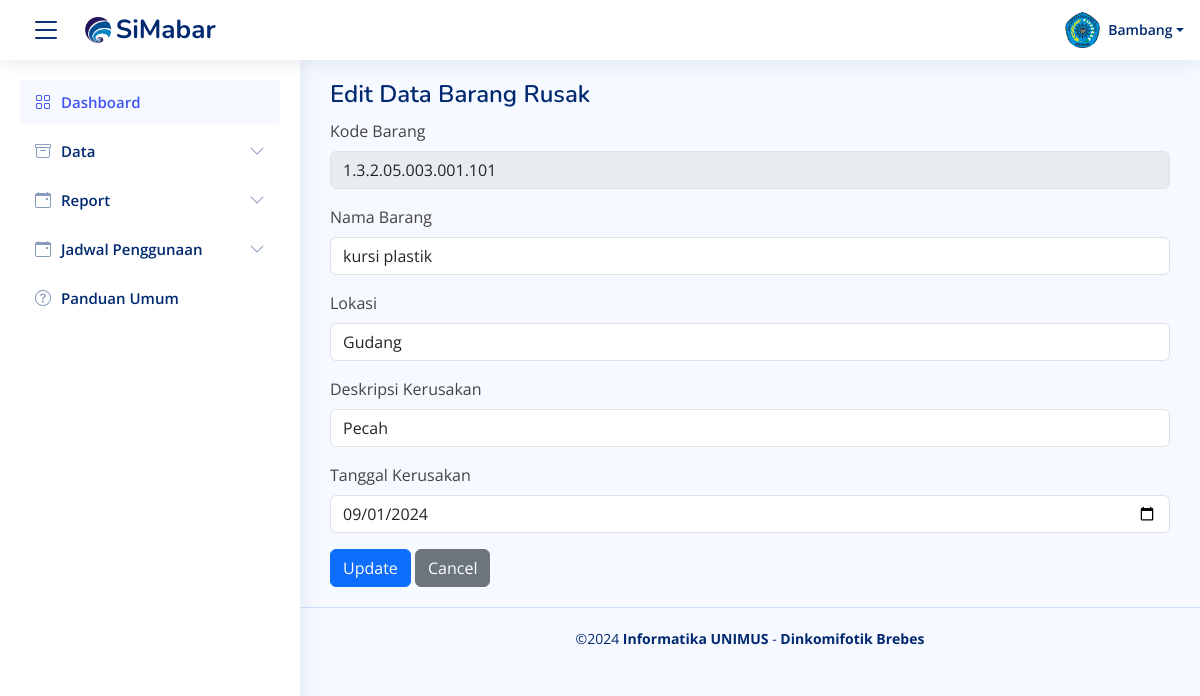
The app's page /edit_rusak.php?id=1.3.2.05.003.001.101 with its own data.
### tables this page shows
CREATE TABLE `barang_rusak` (
  `kode_barang` varchar(50) DEFAULT NULL,
  `nama_barang` varchar(100) DEFAULT NULL,
  `desk_kerusakan` text DEFAULT NULL,
  `tgl_kerusakan` date DEFAULT NULL,
  `ruang_sekarang` varchar(100) DEFAULT NULL
);

CREATE TABLE `data_barang` (
  `kode_barang` varchar(50) NOT NULL,
  `nama_barang` varchar(100) NOT NULL,
  `no_regristrasi` varchar(50) DEFAULT NULL,
  `kode_pemilik` varchar(50) DEFAULT NULL,
  `ruang_asal` varchar(100) DEFAULT NULL,
  `ruang_sekarang` varchar(100) DEFAULT NULL,
  `bid_ruang` varchar(50) DEFAULT NULL,
  `tempat_ruang` varchar(50) DEFAULT NULL,
  `tgl_pembelian` date DEFAULT NULL,
  `tgl_pembukuan` date DEFAULT NULL,
  `merk` varchar(100) DEFAULT NULL,
  `type` varchar(100) DEFAULT NULL,
  `kategori` varchar(100) DEFAULT NULL,
  `ukuran_CC` varchar(50) DEFAULT NULL,
  `no_pabrik` varchar(50) DEFAULT NULL,
  `no_rangka` varchar(50) DEFAULT NULL,
  `no_bpkb` varchar(50) DEFAULT NULL,
  `bahan` varchar(100) DEFAULT NULL,
  `no_mesin` varchar(50) DEFAULT NULL,
  `no_polisi` varchar(50) DEFAULT NULL,
  `kondisi_barang` varchar(50) DEFAULT NULL,
  `masa_manfaat` varchar(50) DEFAULT NULL,
  `harga_awal` decimal(15,2) DEFAULT NULL,
  `harga_total` decimal(15,2) DEFAULT NULL,
  `keterangan` text DEFAULT NULL,
  `foto_barang` varchar(255) DEFAULT NULL
);

### edit_rusak.php (the view, shortened to what this page needs)
<?php
include("component/header.php");
include("koneksi/koneksi.php");
if (isset($_GET['id'])) {
    $kode_barang = mysqli_real_escape_string($conn, $_GET['id']);
    $query = "SELECT db.kode_barang, db.nama_barang, db.ruang_sekarang AS lokasi, br.desk_kerusakan, br.tgl_kerusakan
              FROM data_barang db
              JOIN barang_rusak br ON db.kode_barang = br.kode_barang
              WHERE db.kode_barang = '$kode_barang'";
    $result = mysqli_query($conn, $query);
    if ($result && mysqli_num_rows($result) > 0) {
        $row = mysqli_fetch_assoc($result);
    } else {
        echo "Data tidak ditemukan.";
        exit;
    }
} else {
    echo "Permintaan tidak valid.";
    exit;
}
?>
<main id="main" class="main">
  <div class="pagetitle">
    <h1>Edit Data Barang Rusak</h1>
  </div>
  <form method="POST" action="">
    <div class="mb-3">
      <label for="kode_barang" class="form-label">Kode Barang</label>
      <input type="text" class="form-control" id="kode_barang" value="<?= $row['kode_barang']; ?>" disabled>
    </div>
    <div class="mb-3">
      <label for="nama_barang" class="form-label">Nama Barang</label>
      <input type="text" class="form-control" id="nama_barang" name="nama_barang" value="<?= $row['nama_barang']; ?>" required>
    </div>
    <div class="mb-3">
      <label for="lokasi" class="form-label">Lokasi</label>
      <input type="text" class="form-control" id="lokasi" name="lokasi" value="<?= $row['lokasi']; ?>" required>
    </div>
    <div class="mb-3">
      <label for="desk_kerusakan" class="form-label">Deskripsi Kerusakan</label>
      <input type="text" class="form-control" id="desk_kerusakan" name="desk_kerusakan" value="<?= $row['desk_kerusakan']; ?>" required>
    </div>
    <div class="mb-3">
      <label for="tgl_kerusakan" class="form-label">Tanggal Kerusakan</label>
      <input type="date" class="form-control" id="tgl_kerusakan" name="tgl_kerusakan" value="<?= $row['tgl_kerusakan']; ?>" required>
    </div>
    <button type="submit" class="btn btn-primary">Update</button>
    <a href="Data_barang_rusak.php" class="btn btn-secondary">Cancel</a>
  </form>
</main>
<?php include("component/footer.php"); ?>

### css/style.css (style rules this page uses)
:root { scroll-behavior: smooth; }
body { font-family: "Open Sans", sans-serif; background: #f6f9ff; color: #444444; }
a { color: #4154f1; text-decoration: none; }
h1, h2, h3, h4, h5, h6 { font-family: "Nunito", sans-serif; }
#main { margin-top: 60px; padding: 20px 30px; transition: all 0.3s; }
.pagetitle { margin-bottom: 10px; }
.pagetitle h1 { font-size: 24px; margin-bottom: 0; font-weight: 600; color: #012970; }
@media (min-width: 1200px) { #main, #footer { margin-left: 300px; } }

### records on screen
barang_rusak: kode_barang.kode_barang "1.3.2.05.003.001.101", nama_barang "kursi plastik", lokasi "Gudang", desk_kerusakan "Pecah", tgl_kerusakan "09/01/2024"
